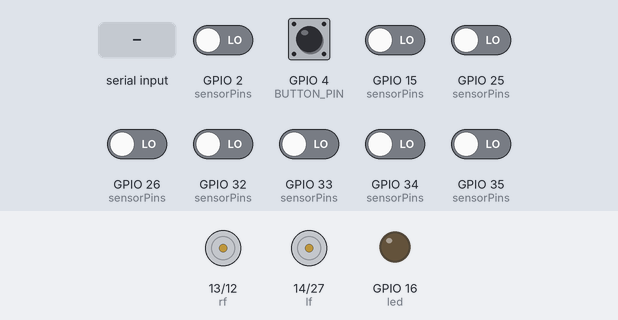
Bench run of a sketch on a simulated ESP32. On the bench: motor-driver pin pairs drawn as motors (green arrow = first pin HIGH = forward, orange = second pin HIGH = backward, longer = more drive), output pins drawn as LEDs (lit = HIGH). Inputs (shaded band) come from the test bench; at power-on: GPIO 2 (sensorPins), GPIO 4 (BUTTON_PIN), GPIO 15 (sensorPins), GPIO 25 (sensorPins), GPIO 26 (sensorPins), GPIO 32 (sensorPins), GPIO 33 (sensorPins), GPIO 34 (sensorPins), GPIO 35 (sensorPins) LOW. Nothing arrives over Bluetooth unless stated.

Above: at 0.8 s.
0.9 s: GPIO 4 (BUTTON_PIN) pulled HIGH for 0.15 s
At 1.0 s:
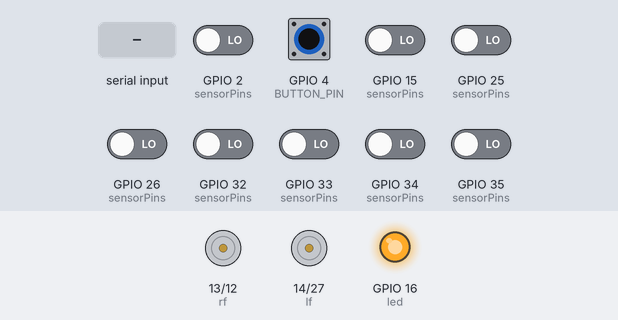
2.6 s: "S\n" received over the second serial link
At 3.1 s:
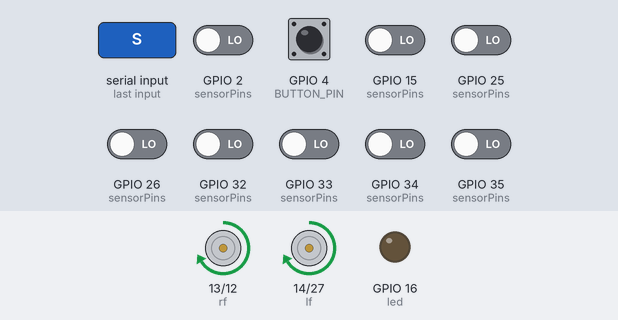
4.1 s: "E\n" received over the second serial link
At 5.4 s:
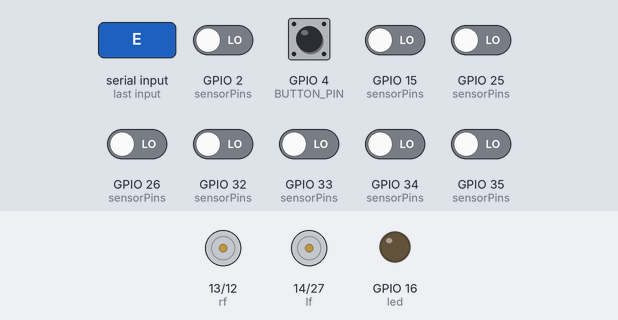
Timing chart, 0 to 7.1 s (numbered marks = the images above; inputs shaded):
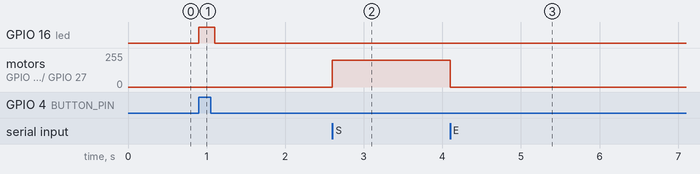

The sketch:

line_follower_techkriti_26.ino
```cpp
#include <Arduino.h>
#include <BluetoothSerial.h>

BluetoothSerial SerialBT;

// ─────────────────────────────────────────────
//  MOTOR PINS
// ─────────────────────────────────────────────
#define lf 14
#define lb 27
#define rf 13
#define rb 12

// ─────────────────────────────────────────────
//  SENSOR PINS  (L4=leftmost, R4=rightmost)
// ─────────────────────────────────────────────
#define NUM_SENSORS 8
int L4 = 26, L3 = 25, L2 = 33, L1 = 32;
int R1 = 35, R2 = 34, R3 = 15, R4 = 2;
int sensorPins[NUM_SENSORS] = {L4, L3, L2, L1, R1, R2, R3, R4};

// Weights: L4=-35  L3=-25  L2=-15  L1=-5  R1=+5  R2=+15  R3=+25  R4=+35
const int WEIGHT[NUM_SENSORS] = {-35, -25, -15, -5, 5, 15, 25, 35};

// ─────────────────────────────────────────────
//  PD PARAMETERS  (tune via Bluetooth "C")
// ─────────────────────────────────────────────
float Kp        = 1.5f;
float Kd        = 10.0f;
float lastError = 0.0f;

// ─────────────────────────────────────────────
//  SPEED SETTINGS
// ─────────────────────────────────────────────
int baseSpeed = 200;
int maxSpeed  = 230;
int minSpeed  = 80;

// ─────────────────────────────────────────────
//  ROBOT STATE
// ─────────────────────────────────────────────
bool   running  = false;
String btBuffer = "";

// ─────────────────────────────────────────────
//  MISC
// ─────────────────────────────────────────────
#define BUTTON_PIN 4
#define led        16

// ═════════════════════════════════════════════
//  MOTOR CONTROL
// ═════════════════════════════════════════════
void stopMotors() {
  analogWrite(lf, 0); analogWrite(lb, 0);
  analogWrite(rf, 0); analogWrite(rb, 0);
}

// ═════════════════════════════════════════════
//  PD LINE FOLLOW
// ═════════════════════════════════════════════
void pdLineFollow() {
  long weightedSum = 0;
  int  activeCount = 0;

  for (int i = 0; i < NUM_SENSORS; i++) {
    if (digitalRead(sensorPins[i]) == 0) {  // 0 = on line
      weightedSum += WEIGHT[i];
      activeCount++;
    }
  }

  float error;
  if (activeCount == 0) {
    error = lastError;  // lost line — hold last direction
  } else {
    error = (float)weightedSum / (float)activeCount;
  }

  float derivative = error - lastError;
  float correction = (Kp * error) + (Kd * derivative);
  lastError = error;

  int leftSpeed  = constrain(baseSpeed + (int)correction, minSpeed, maxSpeed);
  int rightSpeed = constrain(baseSpeed - (int)correction, minSpeed, maxSpeed);

  analogWrite(lf, leftSpeed);  analogWrite(lb, 0);
  analogWrite(rf, rightSpeed); analogWrite(rb, 0);
}

// ═════════════════════════════════════════════
//  BLUETOOTH
// ═════════════════════════════════════════════
void processCommand(String cmd);
void enterTuningMode();

void handleBluetooth() {
  while (SerialBT.available()) {
    char c = (char)SerialBT.read();
    if (c == '\n' || c == '\r') {
      btBuffer.trim();
      if (btBuffer.length() > 0) processCommand(btBuffer);
      btBuffer = "";
    } else {
      btBuffer += c;
      if (btBuffer == "S" || btBuffer == "E" || btBuffer == "C") {
        processCommand(btBuffer);
        btBuffer = "";
      }
    }
  }
}

void processCommand(String cmd) {
  cmd.toUpperCase();
  if (cmd == "S") {
    running = true; lastError = 0.0f;
    SerialBT.println(">> STARTED");
  } else if (cmd == "E") {
    running = false; stopMotors();
    SerialBT.println(">> STOPPED");
  } else if (cmd == "C") {
    enterTuningMode();
  }
}

void enterTuningMode() {
  bool wasRunning = running;
  running = false;
  stopMotors();

  SerialBT.println("── PD TUNING ──");
  SerialBT.print("Kp="); SerialBT.print(Kp);
  SerialBT.print("  Kd="); SerialBT.println(Kd);

  // Read Kp
  SerialBT.println("Enter Kp then Enter:");
  String input = ""; unsigned long t = millis() + 15000;
  while (millis() < t) {
    if (SerialBT.available()) {
      char c = (char)SerialBT.read();
      if (c == '\n' || c == '\r') { input.trim(); if (input.length()) break; }
      else input += c;
    }
  }
  if (input.length()) { Kp = input.toFloat(); SerialBT.print("Kp="); SerialBT.println(Kp); }
  else SerialBT.println("Timeout — Kp unchanged.");

  // Read Kd
  SerialBT.println("Enter Kd then Enter:");
  input = ""; t = millis() + 15000;
  while (millis() < t) {
    if (SerialBT.available()) {
      char c = (char)SerialBT.read();
      if (c == '\n' || c == '\r') { input.trim(); if (input.length()) break; }
      else input += c;
    }
  }
  if (input.length()) { Kd = input.toFloat(); SerialBT.print("Kd="); SerialBT.println(Kd); }
  else SerialBT.println("Timeout — Kd unchanged.");

  SerialBT.println("── Done ──  S=Start  E=Stop  C=Tune");
  if (wasRunning) { running = true; lastError = 0.0f; SerialBT.println(">> Resuming..."); }
}

// ═════════════════════════════════════════════
//  SETUP
// ═════════════════════════════════════════════
void setup() {
  Serial.begin(115200);
  SerialBT.begin("esp_pid");

  pinMode(BUTTON_PIN, INPUT_PULLDOWN);
  pinMode(led, OUTPUT);
  digitalWrite(led, LOW);

  pinMode(lf, OUTPUT); pinMode(lb, OUTPUT);
  pinMode(rf, OUTPUT); pinMode(rb, OUTPUT);

  for (int i = 0; i < NUM_SENSORS; i++) {
    pinMode(sensorPins[i], INPUT);
  }

  while (digitalRead(BUTTON_PIN) == LOW) { delay(5); }
  digitalWrite(led, HIGH); delay(200); digitalWrite(led, LOW);

  SerialBT.println("Ready. S=Start  E=Stop  C=Tune Kp/Kd");
}

// ═════════════════════════════════════════════
//  MAIN LOOP
// ═════════════════════════════════════════════
void loop() {
  handleBluetooth();
  if (!running) return;
  pdLineFollow();
}
```

Measured:
- after the input at 0.9 s, GPIO 16 (led): LOW → HIGH at once, → LOW 0.20 s later
- after the input at 2.6 s, motor on GPIO 13 (rf) / GPIO 12 (rb), motor on GPIO 14 (lf) / GPIO 27 (lb): stopped → forward 200/255 at once
- after the input at 4.1 s, motor on GPIO 13 (rf) / GPIO 12 (rb), motor on GPIO 14 (lf) / GPIO 27 (lb): forward 200/255 → stopped at once
